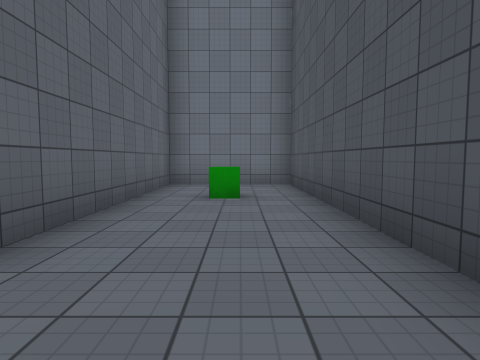
view 1 (above)

21 first-person views from a walk through a scene from a Unity 3-D project. The camera is 1.3 m above the floor, tilts 4° down and sees 75° across. The floor is counted in squares, 2 m on a side. Each view is taken from the middle of a square. On the plan, view 1 faces up. The plan holds only what a view shows up to about 10 squares ahead; the rest is blank. The place goes on beyond the plan. The player character is not drawn. Surface patterns are stand-ins for the level's own textures.

view 2
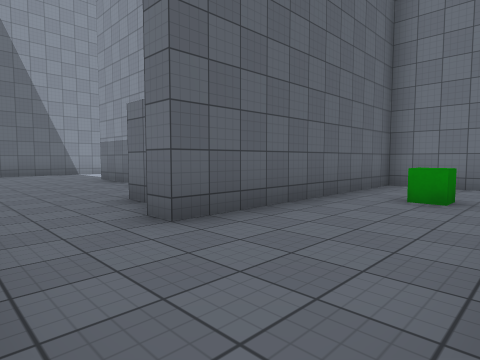

view 3
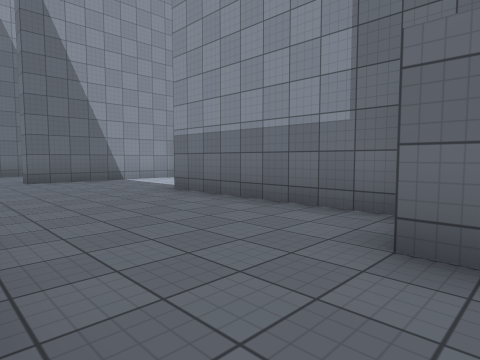

view 4
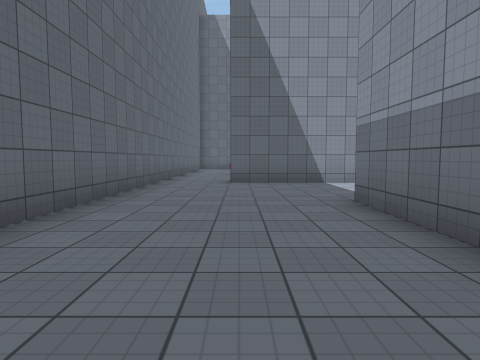

view 5
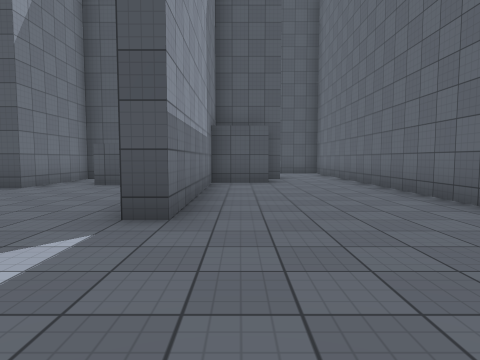

view 6
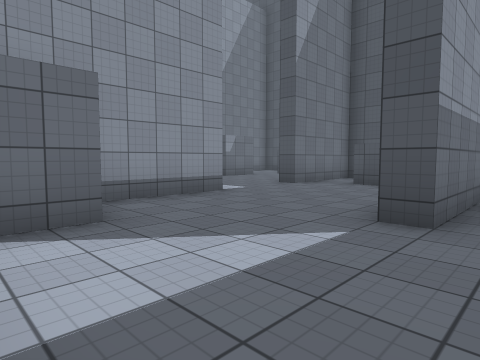

view 7
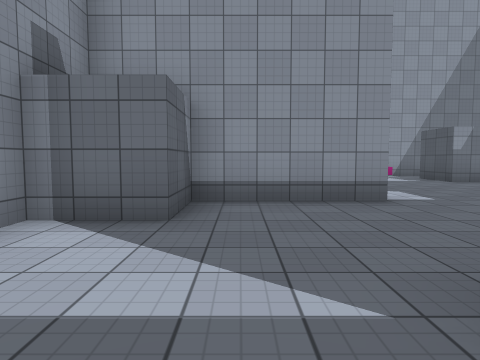

view 8
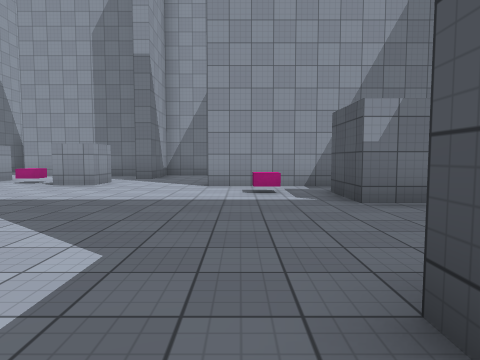

view 9
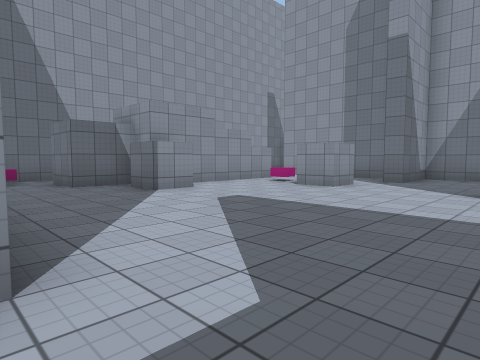

view 10
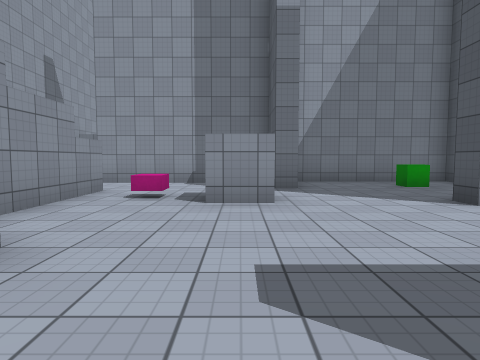

view 11
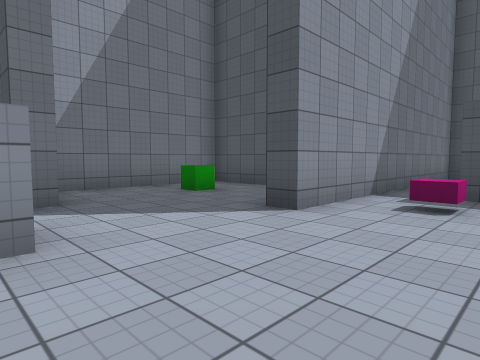

view 12
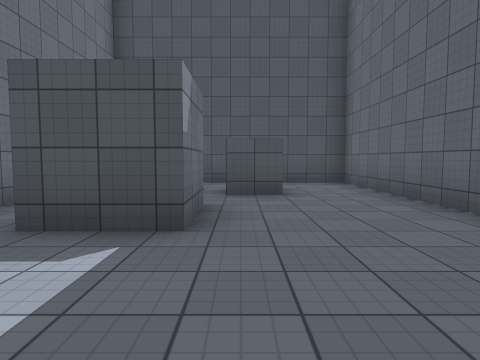

view 13
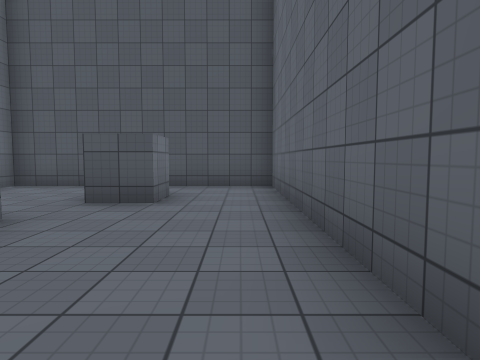

view 14
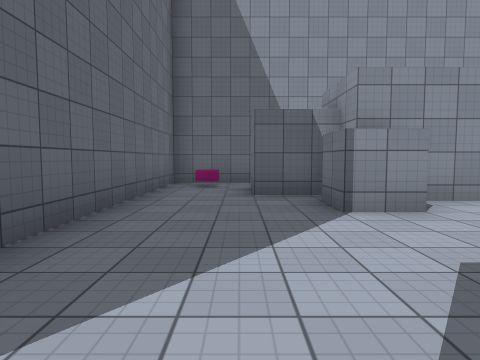

view 15
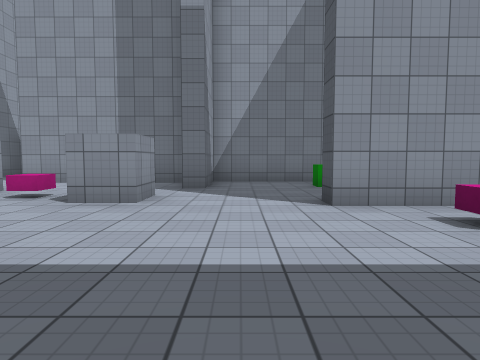

view 16
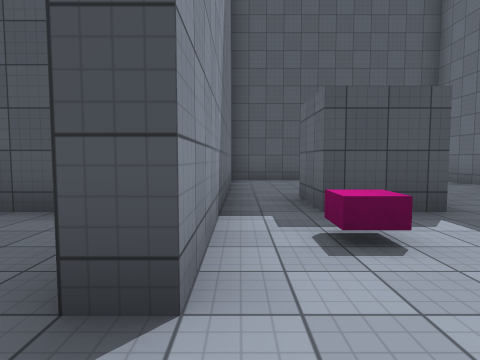

view 17
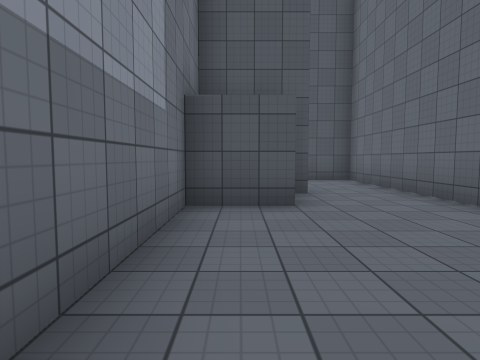

view 18
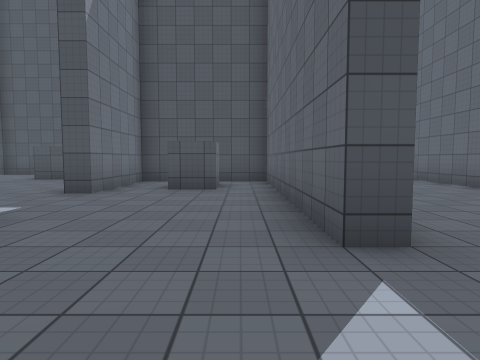

view 19
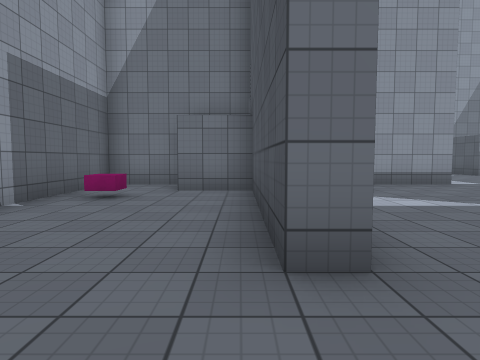

view 20
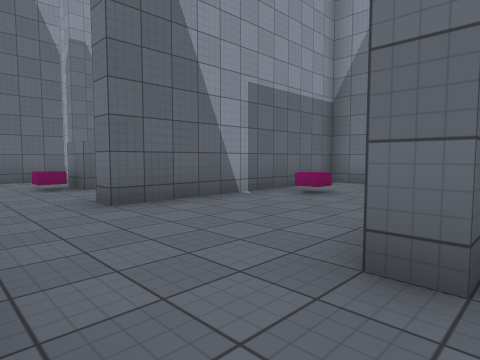

view 21
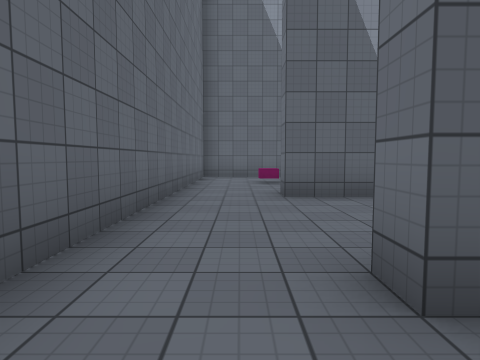

### Floor plan
Points are (right, up) in squares from view 1. A wall is a line through its corners. A room is listed if a view was taken in it or the views show most of it. See-through windows are left out.
Room 1 (views 1, 2, 3, 4, 5, 6, 7, 8, 17, 18, 20, 21)
walls: (-3.1, 2.3) (-3.8, 2.3) (-3.8, 3.8) (-8.7, 3.8) (-8.7, 4.2) (-2.3, 4.2) (-2.3, 7.7) (-5.2, 7.7); (-3.8, 5.5) (-4.5, 5.5) (-4.5, 6.5); (-7.6, 7.7) (-10.7, 7.7) (-10.7, 6.2) (-12.2, 6.2) (-12.2, 1.8); (-12.4, -0.2) (1.3, -0.2) (1.3, 7.7) (-1.7, 7.7) (-1.7, 1.8) (-2.3, 1.8) (-2.3, 2.1)
ways out: opening at (-6.5, 8) to room 2; opening at (-13, 0.5) to room 3
objects: green cube (0, 5)
Room 2 (views 9, 10, 11, 12, 13, 14, 15, 16)
walls: (-2.8, 11.5) (-4.2, 11.5) (-4.2, 13) (-2.8, 13); (-9.5, 15.5) (-9.5, 14.5) (-10.5, 14.5); (-5.2, 7.7) (-5.2, 8.2) (1.3, 8.2) (1.3, 14.2) (-6.7, 14.2) (-6.7, 14.8); (-11.7, 12.4) (-11.7, 11.3) (-12.8, 11.3); (-4.2, 16.1) (-4.2, 18.7) (-8.7, 18.7) (-8.7, 16.7) (-9.2, 16.7); (-13.5, 11.6) (-13.5, 10.3) (-15, 10.3); (-9.5, 18.2) (-12.6, 18.2); (-0.5, 10.3) (-1.5, 10.3) (-1.5, 11.2); (-12.7, 16.2) (-12.7, 12.8); (-16.2, 10.6) (-16.2, 8.2) (-10.1, 8.2)
ways out: opening at (-6.5, 8) to room 1; opening at (-13, 17.5)
objects: pink block (-15, 9); pink block (-12, 15); pink block (-6, 13); green cube (-6, 17)
Room 3 (view 19)
walls: (-12.2, 1.8) (-12.7, 1.8) (-12.7, 6.2) (-14.2, 6.2); (-17.4, -0.2) (-12.4, -0.2); (-14.5, 7.7) (-16.2, 7.7) (-16.2, 1.8) (-16.8, 1.8)
ways out: opening at (-13, 0.5) to room 1; opening at (-17, 0.5)
objects: pink block (-15, 5)

Positions as (right, up) in squares from view 1, and headings:
1: (0, 0), facing up
2: (1, 0), facing up-left
3: (-3, 0), facing up-left
4: (-4, 2), facing left
5: (-12, 3), facing right
6: (-12, 3), facing up-right
7: (-10, 3), facing up
8: (-6, 7), facing up
9: (-6, 8), facing up-left
10: (-10, 10), facing up
11: (-10, 12), facing up-right
12: (-7, 11), facing right
13: (-6, 9), facing right
14: (-8, 10), facing left
15: (-8, 10), facing up
16: (-8, 14), facing right
17: (-8, 3), facing right
18: (-11, 5), facing right
19: (-13, 0), facing up
20: (-12, 0), facing up-left
21: (-11, 1), facing left
